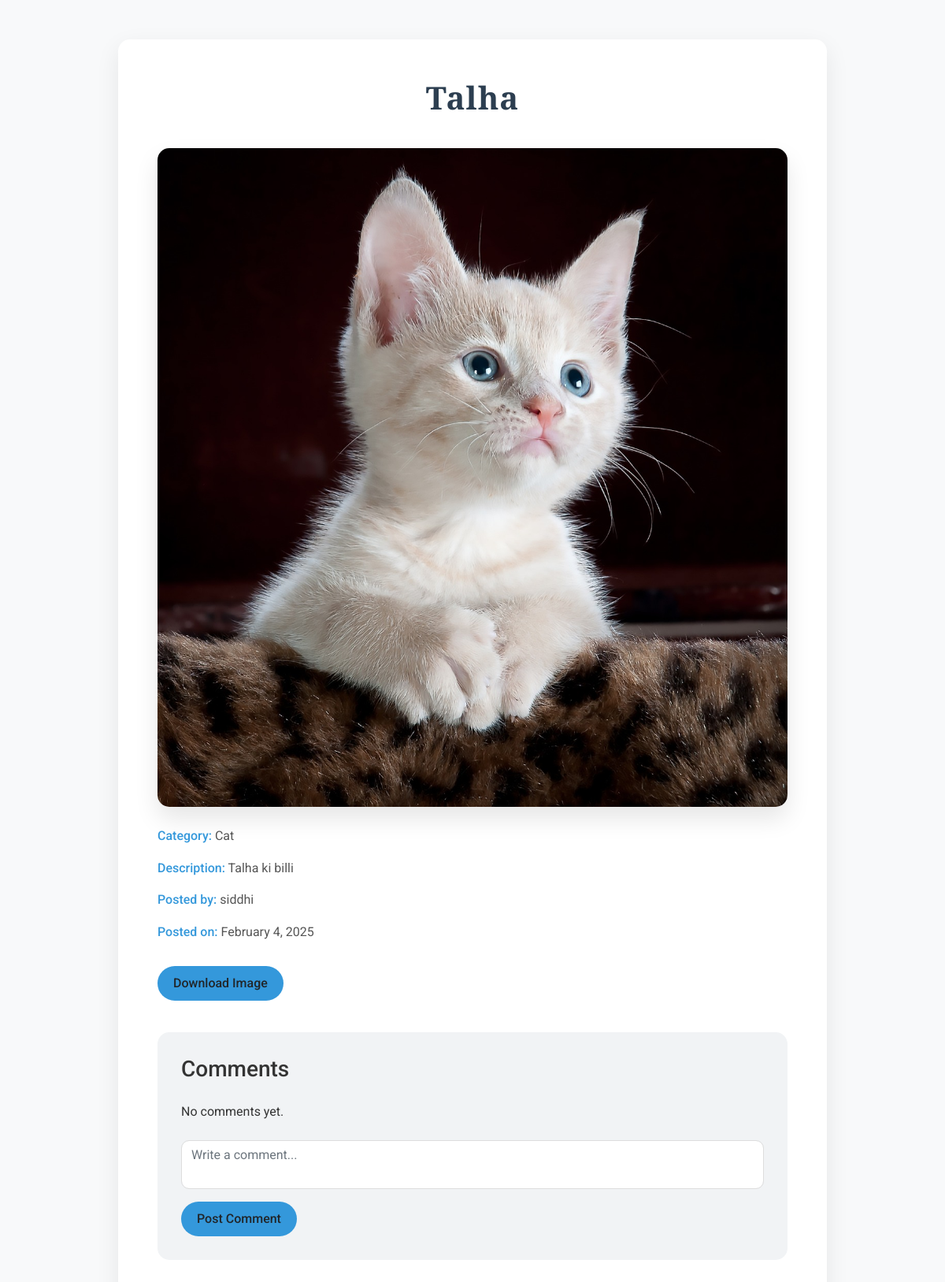
The app's page /photo/276e6930-5b54-42ed-8b86-425204cf30e8/ (signed in) with its own data.
### photos/models.py (models this page shows, shortened)
class Photo(models.Model):
    id = models.CharField(
        max_length=225,
        unique=True,
        blank=False,
        null=False,
        default=uuid4,
        primary_key=True)
    name = models.CharField(max_length=100, null=False,
                            blank=False)
    image = models.ImageField(null=False, blank=False)
    description = models.TextField(null=False, blank=False)
    category = models.ForeignKey(
        Category, on_delete=models.SET_NULL, null=True)
    user = models.ForeignKey(
        User, on_delete=models.SET_NULL, null=True)  # New field
    created = models.DateTimeField(auto_now_add=True)
    last_updated = models.DateTimeField(auto_now=True)
    id = models.CharField(
        max_length=225,
        unique=True,
        blank=False,
        null=False,
        default=uuid4,
        primary_key=True)
    name = models.CharField(max_length=100, null=False,
                            blank=False)
    image = models.ImageField(null=False, blank=False)
    description = models.TextField(null=False, blank=False)
    category = models.ForeignKey(
        Category, on_delete=models.SET_NULL, null=True)
    created = models.DateTimeField(auto_now_add=True)
    last_updated = models.DateTimeField(auto_now=True)

class Category(models.Model):
    id = models.CharField(
        max_length=225,
        unique=True,
        blank=False,
        null=False,
        default=uuid4,
        primary_key=True)
    name = models.CharField(max_length=100, null=False,
                            blank=False)
    created = models.DateTimeField(auto_now_add=True)

### photos/views.py (the view)
# urls.py: path('photo/<str:pk>/', views.view_photo, name='photo'),
@login_required(login_url='login')
def view_photo(request, pk):
    photo = get_object_or_404(Photo, id=pk)
    comments = photo.comments.all()
    if request.method == 'POST' and request.user.is_authenticated:
        form = CommentForm(request.POST)
        if form.is_valid():
            comment = form.save(commit=False)
            comment.photo = photo
            comment.user = request.user
            comment.save()
            return redirect('photo', pk=pk)
    else:
        form = CommentForm()
    context = {
        'photo': photo,
        'comments': comments,
        'form': form,
    }
    return render(request, 'photos/photo.html', context)

### photos/forms.py
class CommentForm(forms.ModelForm):
    class Meta:
        model = Comment
        fields = ['text']  # Only the text field from the Comment model
        widgets = {
            'text': forms.Textarea(attrs={'rows': 4, 'cols': 40}),  # Style for the textarea
        }

### photos/templates/photos/photo.html (shortened to what this page needs)
<!DOCTYPE html>
<html lang="en">
  <head>
    <link href="https://cdn.jsdelivr.net/npm/bootstrap@5.0.0-beta1/dist/css/bootstrap.min.css" rel="stylesheet" />
  </head>
  <body>
    <div class="container">
      <h1>{{ photo.name }}</h1>
      <img src="{{ photo.image.url }}" alt="{{ photo.name }}" />
      <div class="details mt-4">
        <p><strong>Category:</strong> {{ photo.category.name }}</p>
        <p><strong>Description:</strong> {{ photo.description }}</p>
        <p><strong>Posted by:</strong> {{ photo.user.username }}</p>
        <p><strong>Posted on:</strong> {{ photo.created|date:"F j, Y" }}</p>
      </div>
      <a href="{{ photo.image.url }}" download="{{ photo.name }}" class="btn btn-download mt-3">Download Image</a>
      <div class="comments-section">
        <h3 class="mb-4">Comments</h3>
        {% if comments %}
          {% for comment in comments %}
            <div class="comment-item">
              <strong>{{ comment.user.username }}</strong>
              <p class="mt-2">{{ comment.text }}</p>
              <small class="text-muted">{{ comment.created_at|date:"F j, Y" }}</small>
            </div>
          {% endfor %}
        {% else %}
          <p>No comments yet.</p>
        {% endif %}
        {% if user.is_authenticated %}
          <form method="POST" class="comment-form mt-4">
            <textarea name="comment" class="form-control" placeholder="Write a comment..." required></textarea>
            <button type="submit" class="btn btn-submit mt-3">Post Comment</button>
          </form>
        {% else %}
          <div class="alert alert-warning mt-3">
            You need to be logged in to leave a comment.
          </div>
        {% endif %}
      </div>
    </div>
  </body>
</html>

### photos/templates/photos/photo.html (style rules this page uses)
body { background-color: #f8f9fa; font-family: 'Roboto', sans-serif; color: #333; line-height: 1.6; }
.container { background-color: white; border-radius: 15px; box-shadow: 0 10px 30px rgba(0,0,0,0.08); padding: 50px; margin-top: 50px; max-width: 900px; }
h1 { font-family: 'Playfair Display', serif; font-weight: 700; color: #2c3e50; text-align: center; margin-bottom: 40px; letter-spacing: 1px; }
img { max-width: 100%; border-radius: 15px; box-shadow: 0 15px 30px rgba(0,0,0,0.1); transition: transform 0.3s ease; }
.details p { font-size: 1rem; color: #555; margin-bottom: 15px; }
.details strong { color: #3498db; font-weight: 500; }
.comments-section { background-color: #f1f3f5; border-radius: 15px; padding: 30px; margin-top: 40px; }
.comment-form textarea { border-radius: 10px; border: 1px solid #ddd; resize: none; transition: all 0.3s ease; }
.btn-download, .btn-submit { background-color: #3498db; border: none; border-radius: 25px; padding: 10px 20px; font-weight: 500; transition: all 0.3s ease; }

### records on screen
Photo: name "Talha", image (picture), category.name "Cat", description "Talha ki billi", user.username "siddhi", created "February 4, 2025"
